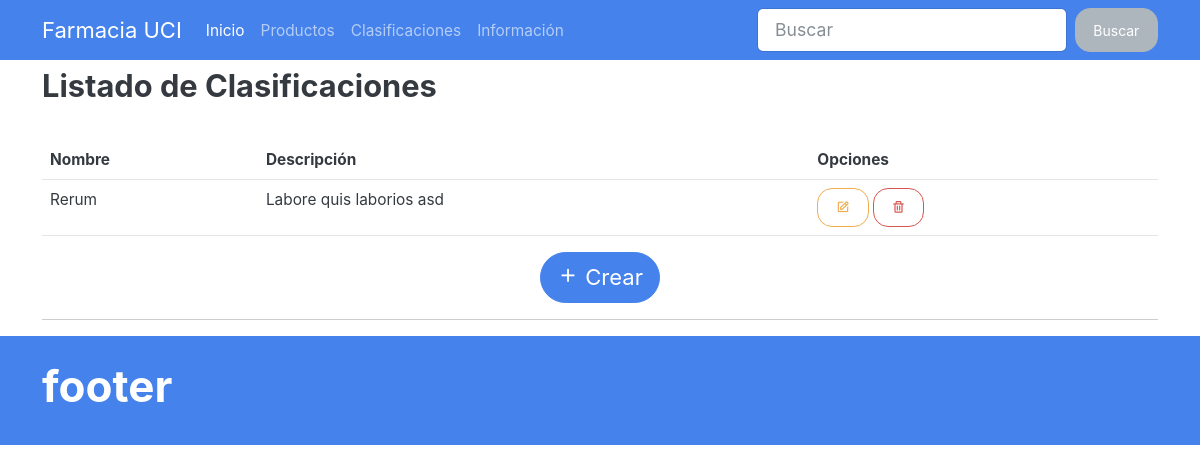
The page /listar-clasificacion/ on the database as committed earlier.
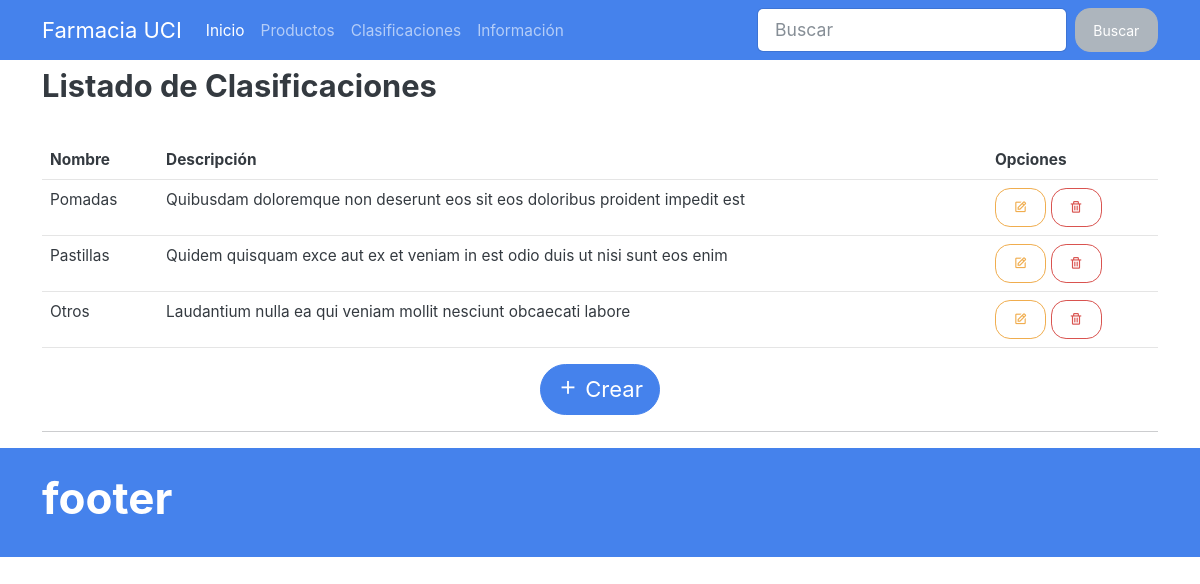
The same page on the database as committed later.
### app_core/models.py (models this page shows, shortened)
class Categoria(models.Model):
    nombre = models.CharField("Nombre", max_length=120)
    descripcion = models.TextField('Descripción', null=True, blank=True)
    class Meta:
        verbose_name = 'Clasificación'
        verbose_name_plural = 'Clasificaciones'

### app_core/views/categoria.py (the view)
# urls.py: path('listar-clasificacion/', ListarCategoria.as_view(), name='categoria-list'),
class ListarCategoria(generic.ListView):
    model = Categoria
    template_name = 'pages/table-list.html'
    def get_context_data(self, *, object_list=None, **kwargs):
        context = super().get_context_data()
        context['text'] = 'Listado de Clasificaciones'
        context['add_url'] = reverse_lazy('categoria-crear')
        return context

### templates/pages/table-list.html
{% extends 'components/table-list.html' %}
{% block thead %}
    <th>Nombre</th>
    <th>Descripción</th>
    <th>Opciones</th>
{% endblock %}
{% block tbody %}
    {% for object in object_list %}
        <tr class="">
            <td>{{ object.nombre }}</td>
            <td>{{ object.descripcion }}</td>
            <td>
                <a href="{% url 'categoria-editar' object.pk %}" title="Editar" class="btn btn-outline-warning"><i
                        class="bx bx-edit"></i></a>
                <a href="{% url 'categoria-eliminar' object.pk %}" class="btn btn-outline-danger" title="Eliminar"><i
                        class="bx bx-trash"></i></a>
            </td>
        </tr>
    {% endfor %}
{% endblock %}

### templates/components/table-list.html (shortened to what this page needs)
{% extends 'main.html' %}
{% block main %}
    <section class="section-table">
        <div class="container">
            <div>
                <h3>{{ text }}</h3>
            </div>
            <br>
            <div class="table-responsive">
                <table class="table table-hover">
                    <thead>
                    <tr>
                        {% block thead %}
                        {% endblock %}
                    </tr>
                    </thead>
                    <tbody>
                    {% block tbody %}
                    {% endblock %}
                    </tbody>
                </table>
            </div>
            <div class="text-center">
                <a href="{{ add_url }}" class="btn btn-primary btn-lg"><i class="bx bx-plus"></i> Crear</a>
            </div>
            <hr>
        </div>
    </section>
{% endblock %}

### templates/main.html (shortened to what this page needs)
{% extends 'base.html' %}
{% load static %}
{% block header %}
    {% include 'components/navbar.html' %}
{% endblock %}
{% block footer %}
    {% include 'components/footer.html' %}
{% endblock %}

### templates/base.html (shortened to what this page needs)
{% load static %}
<!DOCTYPE html>
<html lang="en">
<head>
    <link href="{% static 'lib/bootstrap/css/bootswatch-litera.min.css' %}" rel="stylesheet">
    <link href="{% static 'lib/bootstrap-icons/bootstrap-icons.css' %}" rel="stylesheet">
    <link href="{% static 'lib/boxicons/css/boxicons.min.css' %}" rel="stylesheet">
    <link href="{% static 'css/style.css' %}" rel="stylesheet">
</head>
<body class="">
{% block header %}
{% endblock %}
{% block main %}
{% endblock %}
{% block footer %}
{% endblock %}
</body>
</html>

### templates/components/navbar.html (shortened to what this page needs)
<nav class="navbar navbar-expand-lg navbar-dark bg-primary mb-2">
    <div class="container">
        <a class="navbar-brand" href="{% url 'index' %}">Farmacia UCI</a>
        <div class="collapse navbar-collapse" id="navbarColor01">
            <ul class="navbar-nav me-auto">
                <li class="nav-item">
                    <a class="nav-link active" href="{% url 'index' %}">Inicio
                    </a>
                </li>
                <li class="nav-item">
                    <a class="nav-link" href="{% url 'producto-list' %}">Productos</a>
                </li>
                <li class="nav-item">
                    <a class="nav-link" href="{% url 'categoria-list' %}">Clasificaciones</a>
                </li>
                <li class="nav-item">
                    <a class="nav-link" href="#">Información</a>
                </li>
            </ul>
            <form class="d-flex">
                <input class="form-control me-sm-2" type="search" placeholder="Buscar">
                <button class="btn btn-secondary my-2 my-sm-0" type="submit">Buscar</button>
            </form>
        </div>
    </div>
</nav>

### templates/components/footer.html
<footer class="main-footer bg-primary text-white">
    <div class="container py-4">
        <h1>footer</h1>
    </div>
</footer>

Rows that differ between the two databases and show on the page:
removed Categoria: nombre "Rerum", descripcion "Labore quis laborios asd"
added Categoria: nombre "Pomadas", descripcion "Quibusdam doloremque non deserunt eos sit eos doloribus proident impedit est"
added Categoria: nombre "Pastillas", descripcion "Quidem quisquam exce aut ex et veniam in est odio duis ut nisi sunt eos enim"
added Categoria: nombre "Otros", descripcion "Laudantium nulla ea qui veniam mollit nesciunt obcaecati labore"
